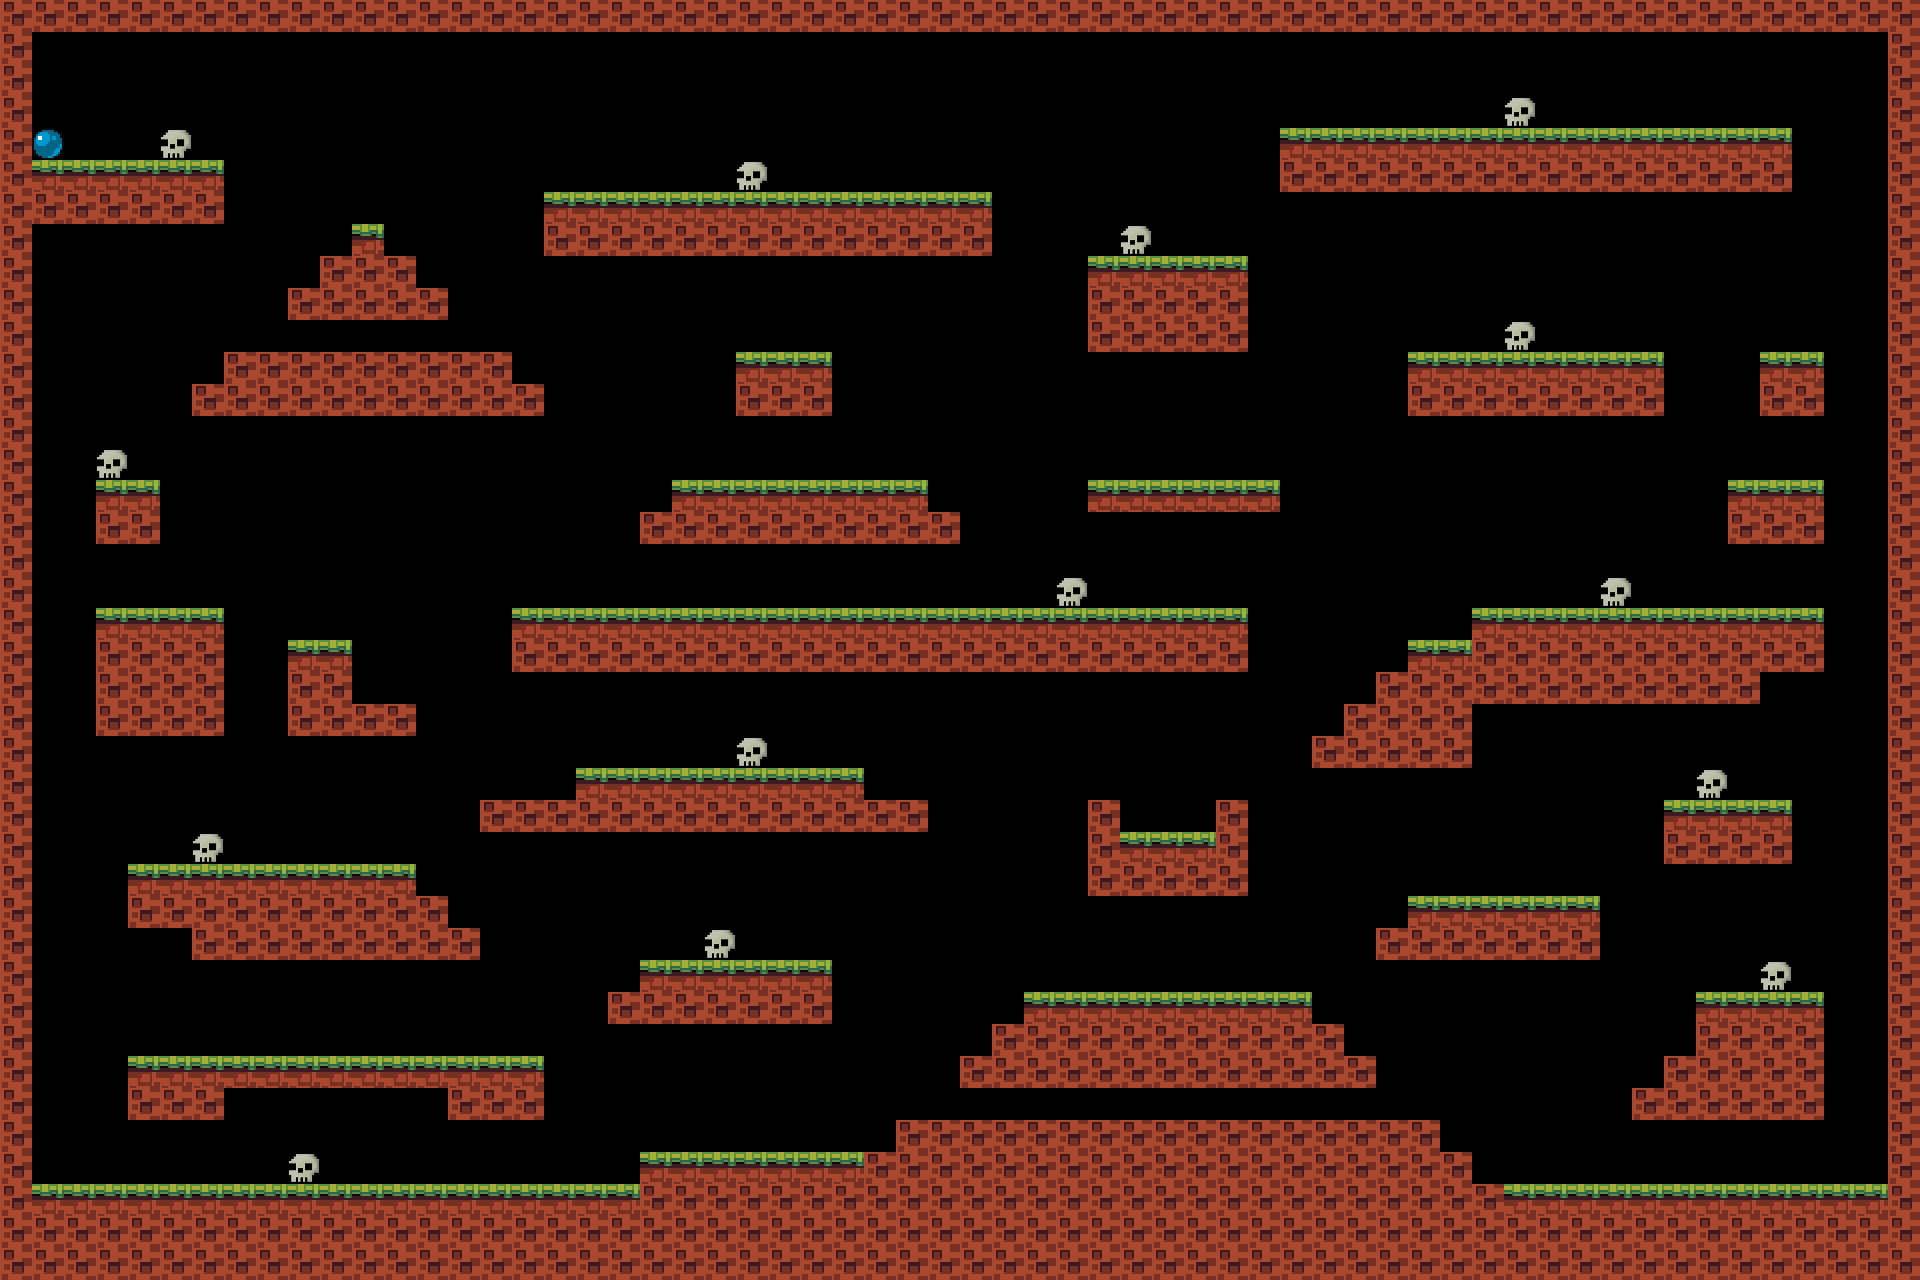

Tiled map render using the project's own tile images. Description and the whole map definition, tile-layer contents included, below:
An orthogonal 60x40 tile map with 32x32 px tiles, 1 tile layer (Tile Layer 1), 2 tilesets.

<map version="1.9" tiledversion="1.9.2" orientation="orthogonal" renderorder="right-down" width="60" height="40" tilewidth="32" tileheight="32" infinite="0" nextlayerid="2" nextobjectid="1">
 <tileset firstgid="1" name="tileset" tilewidth="32" tileheight="32" tilecount="4" columns="4">
  <image source="../assets/tileset.png" width="128" height="32" />
 </tileset>
 <tileset firstgid="5" name="tileset" tilewidth="32" tileheight="32" tilecount="4" columns="4">
  <image source="../assets/tileset.png" width="128" height="32" />
 </tileset>
 <layer id="1" name="Tile Layer 1" width="60" height="40">
  <data encoding="csv">
6,6,6,6,6,6,6,6,6,6,6,6,6,6,6,6,6,6,6,6,6,6,6,6,6,6,6,6,6,6,6,6,6,6,6,6,6,6,6,6,6,6,6,6,6,6,6,6,6,6,6,6,6,6,6,6,6,6,6,6,
6,0,0,0,0,0,0,0,0,0,0,0,0,0,0,0,0,0,0,0,0,0,0,0,0,0,0,0,0,0,0,0,0,0,0,0,0,0,0,0,0,0,0,0,0,0,0,0,0,0,0,0,0,0,0,0,0,0,0,6,
6,0,0,0,0,0,0,0,0,0,0,0,0,0,0,0,0,0,0,0,0,0,0,0,0,0,0,0,0,0,0,0,0,0,0,0,0,0,0,0,0,0,0,0,0,0,0,0,0,0,0,0,0,0,0,0,0,0,0,6,
6,0,0,0,0,0,0,0,0,0,0,0,0,0,0,0,0,0,0,0,0,0,0,0,0,0,0,0,0,0,0,0,0,0,0,0,0,0,0,0,0,0,0,0,0,0,0,4,0,0,0,0,0,0,0,0,0,0,0,6,
6,3,0,0,0,4,0,0,0,0,0,0,0,0,0,0,0,0,0,0,0,0,0,0,0,0,0,0,0,0,0,0,0,0,0,0,0,0,0,0,5,5,5,5,5,5,5,5,5,5,5,5,5,5,5,1,0,0,0,6,
6,1,1,5,5,5,5,0,0,0,0,0,0,0,0,0,0,0,0,0,0,0,0,4,0,0,0,0,0,0,0,0,0,0,0,0,0,0,0,0,6,6,6,6,6,6,6,6,6,6,6,6,6,6,6,2,0,0,0,6,
6,2,2,6,6,6,6,0,0,0,0,0,0,0,0,0,0,5,5,5,5,5,5,5,5,5,5,5,5,5,5,0,0,0,0,0,0,0,0,0,0,0,0,0,0,0,0,0,0,0,0,0,0,0,0,0,0,0,0,6,
6,0,0,0,0,0,0,0,0,0,0,5,0,0,0,0,0,6,6,6,6,6,6,6,6,6,6,6,6,6,6,0,0,0,0,4,0,0,0,0,0,0,0,0,0,0,0,0,0,0,0,0,0,0,0,0,0,0,0,6,
6,0,0,0,0,0,0,0,0,0,6,6,6,0,0,0,0,0,0,0,0,0,0,0,0,0,0,0,0,0,0,0,0,0,5,5,5,5,5,0,0,0,0,0,0,0,0,0,0,0,0,0,0,0,0,0,0,0,0,6,
6,0,0,0,0,0,0,0,0,6,6,6,6,6,0,0,0,0,0,0,0,0,0,0,0,0,0,0,0,0,0,0,0,0,6,6,6,6,6,0,0,0,0,0,0,0,0,0,0,0,0,0,0,0,0,0,0,0,0,6,
6,0,0,0,0,0,0,0,0,0,0,0,0,0,0,0,0,0,0,0,0,0,0,0,0,0,0,0,0,0,0,0,0,0,6,6,6,6,6,0,0,0,0,0,0,0,0,4,0,0,0,0,0,0,0,0,0,0,0,6,
6,0,0,0,0,0,0,6,6,6,6,6,6,6,6,6,0,0,0,0,0,0,0,5,5,5,0,0,0,0,0,0,0,0,0,0,0,0,0,0,0,0,0,0,5,5,5,5,5,5,5,5,0,0,0,1,5,0,0,6,
6,0,0,0,0,0,6,6,6,6,6,6,6,6,6,6,6,0,0,0,0,0,0,6,6,6,0,0,0,0,0,0,0,0,0,0,0,0,0,0,0,0,0,0,6,6,6,6,6,6,6,6,0,0,0,2,6,0,0,6,
6,0,0,0,0,0,0,0,0,0,0,0,0,0,0,0,0,0,0,0,0,0,0,0,0,0,0,0,0,0,0,0,0,0,0,0,0,0,0,0,0,0,0,0,0,0,0,0,0,0,0,0,0,0,0,0,0,0,0,6,
6,0,0,4,0,0,0,0,0,0,0,0,0,0,0,0,0,0,0,0,0,0,0,0,0,0,0,0,0,0,0,0,0,0,0,0,0,0,0,0,0,0,0,0,0,0,0,0,0,0,0,0,0,0,0,0,0,0,0,6,
6,0,0,5,5,0,0,0,0,0,0,0,0,0,0,0,0,0,0,0,0,5,5,5,5,5,5,5,5,0,0,0,0,0,1,1,1,1,1,1,0,0,0,0,0,0,0,0,0,0,0,0,0,0,5,5,5,0,0,6,
6,0,0,6,6,0,0,0,0,0,0,0,0,0,0,0,0,0,0,0,6,6,6,6,6,6,6,6,6,6,0,0,0,0,0,0,0,0,0,0,0,0,0,0,0,0,0,0,0,0,0,0,0,0,6,6,6,0,0,6,
6,0,0,0,0,0,0,0,0,0,0,0,0,0,0,0,0,0,0,0,0,0,0,0,0,0,0,0,0,0,0,0,0,0,0,0,0,0,0,0,0,0,0,0,0,0,0,0,0,0,0,0,0,0,0,0,0,0,0,6,
6,0,0,0,0,0,0,0,0,0,0,0,0,0,0,0,0,0,0,0,0,0,0,0,0,0,0,0,0,0,0,0,0,4,0,0,0,0,0,0,0,0,0,0,0,0,0,0,0,0,4,0,0,0,0,0,0,0,0,6,
6,0,0,5,5,5,5,0,0,0,0,0,0,0,0,0,5,5,5,5,5,5,5,5,5,5,5,5,5,5,5,5,5,5,5,5,5,5,5,0,0,0,0,0,0,0,1,1,5,5,5,5,5,5,5,5,5,0,0,6,
6,0,0,6,6,6,6,0,0,1,1,0,0,0,0,0,6,6,6,6,6,6,6,6,6,6,6,6,6,6,6,6,6,6,6,6,6,6,6,0,0,0,0,0,1,1,6,6,6,6,6,6,6,6,6,6,6,0,0,6,
6,0,0,6,6,6,6,0,0,6,6,0,0,0,0,0,0,0,0,0,0,0,0,0,0,0,0,0,0,0,0,0,0,0,0,0,0,0,0,0,0,0,0,2,2,2,2,2,2,2,2,2,2,2,2,0,0,0,0,6,
6,0,0,6,6,6,6,0,0,6,6,6,6,0,0,0,0,0,0,0,0,0,0,0,0,0,0,0,0,0,0,0,0,0,0,0,0,0,0,0,0,0,6,6,6,6,0,0,0,0,0,0,0,0,0,0,0,0,0,6,
6,0,0,0,0,0,0,0,0,0,0,0,0,0,0,0,0,0,0,0,0,0,0,4,0,0,0,0,0,0,0,0,0,0,0,0,0,0,0,0,0,6,6,6,6,6,0,0,0,0,0,0,0,0,0,0,0,0,0,6,
6,0,0,0,0,0,0,0,0,0,0,0,0,0,0,0,0,0,5,5,5,5,5,5,5,5,5,0,0,0,0,0,0,0,0,0,0,0,0,0,0,0,0,0,0,0,0,0,0,0,0,0,0,4,0,0,0,0,0,6,
6,0,0,0,0,0,0,0,0,0,0,0,0,0,0,2,6,6,6,6,6,6,6,6,6,6,6,6,6,0,0,0,0,0,6,0,0,0,6,0,0,0,0,0,0,0,0,0,0,0,0,0,1,1,1,1,0,0,0,6,
6,0,0,0,0,0,4,0,0,0,0,0,0,0,0,0,0,0,0,0,0,0,0,0,0,0,0,0,0,0,0,0,0,0,6,5,5,5,6,0,0,0,0,0,0,0,0,0,0,0,0,0,2,2,2,2,0,0,0,6,
6,0,0,0,5,5,5,5,5,5,5,5,5,0,0,0,0,0,0,0,0,0,0,0,0,0,0,0,0,0,0,0,0,0,6,6,6,6,6,0,0,0,0,0,0,0,0,0,0,0,0,0,0,0,0,0,0,0,0,6,
6,0,0,0,6,6,6,6,6,6,6,6,6,6,0,0,0,0,0,0,0,0,0,0,0,0,0,0,0,0,0,0,0,0,0,0,0,0,0,0,0,0,0,0,5,5,5,5,5,5,0,0,0,0,0,0,0,0,0,6,
6,0,0,0,0,0,6,6,6,6,6,6,6,6,6,0,0,0,0,0,0,0,4,0,0,0,0,0,0,0,0,0,0,0,0,0,0,0,0,0,0,0,0,6,6,6,6,6,6,6,0,0,0,0,0,0,0,0,0,6,
6,0,0,0,0,0,0,0,0,0,0,0,0,0,0,0,0,0,0,0,5,5,5,5,5,5,0,0,0,0,0,0,0,0,0,0,0,0,0,0,0,0,0,0,0,0,0,0,0,0,0,0,0,0,0,4,0,0,0,6,
6,0,0,0,0,0,0,0,0,0,0,0,0,0,0,0,0,0,0,6,6,6,6,6,6,6,0,0,0,0,0,0,5,5,5,5,5,5,5,5,5,0,0,0,0,0,0,0,0,0,0,0,0,5,5,5,5,0,0,6,
6,0,0,0,0,0,0,0,0,0,0,0,0,0,0,0,0,0,0,0,0,0,0,0,0,0,0,0,0,0,0,6,6,6,6,6,6,6,6,6,6,6,0,0,0,0,0,0,0,0,0,0,0,6,6,6,6,0,0,6,
6,0,0,0,5,5,5,5,5,5,5,5,5,5,5,5,5,0,0,0,0,0,0,0,0,0,0,0,0,0,6,6,6,6,6,6,6,6,6,6,6,6,6,0,0,0,0,0,0,0,0,0,6,6,6,6,6,0,0,6,
6,0,0,0,6,6,6,0,0,0,0,0,0,0,6,6,6,0,0,0,0,0,0,0,0,0,0,0,0,0,0,0,0,0,0,0,0,0,0,0,0,0,0,0,0,0,0,0,0,0,0,6,6,6,6,6,6,0,0,6,
6,0,0,0,0,0,0,0,0,0,0,0,0,0,0,0,0,0,0,0,0,0,0,0,0,0,0,0,6,6,6,6,6,6,6,6,6,6,6,6,6,6,6,6,6,0,0,0,0,0,0,0,0,0,0,0,0,0,0,6,
6,0,0,0,0,0,0,0,0,4,0,0,0,0,0,0,0,0,0,0,1,1,1,1,1,1,1,6,6,6,6,6,6,6,6,6,6,6,6,6,6,6,6,6,6,6,0,0,0,0,0,0,0,0,0,0,0,0,0,6,
6,5,5,5,5,5,5,5,5,5,5,5,5,5,5,5,5,5,5,5,2,2,2,2,2,2,2,6,6,6,6,6,6,6,6,6,6,6,6,6,6,6,6,6,6,6,6,5,5,5,5,5,5,5,5,5,5,5,5,6,
6,6,6,6,6,6,6,6,6,6,6,6,6,6,6,6,6,6,6,6,6,6,6,6,6,6,6,6,6,6,6,6,6,6,6,6,6,6,6,6,6,6,6,6,6,6,6,6,6,6,6,6,6,6,6,6,6,6,6,6,
6,6,6,6,6,6,6,6,6,6,6,6,6,6,6,6,6,6,6,6,6,6,6,6,6,6,6,6,6,6,6,6,6,6,6,6,6,6,6,6,6,6,6,6,6,6,6,6,6,6,6,6,6,6,6,6,6,6,6,6
</data>
 </layer>
</map>
